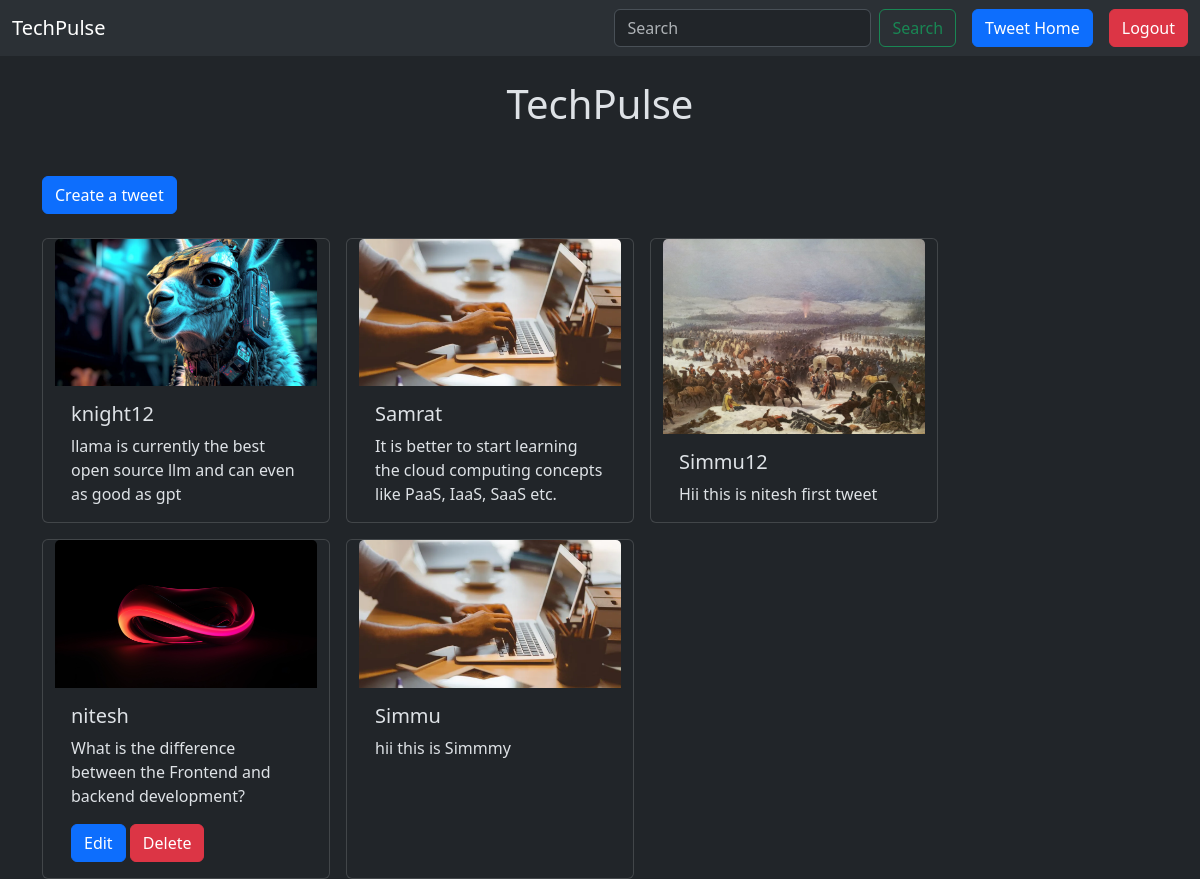
The page /tweet/ (signed in) on the database its author committed.
### tweet/models.py (models this page shows, shortened)
class Tweet(models.Model):
    user = models.ForeignKey(User, on_delete=models.CASCADE)
    text = models.TextField(max_length=230)
    photo = models.ImageField(upload_to='photos/', blank=True, null=True)
    created_at = models.DateTimeField(auto_now_add=True)
    updated_at = models.DateTimeField(auto_now=True)

### tweet/views.py (the view)
# urls.py: path('', views.tweet_list, name = 'tweet_list'),
def tweet_list(request):
    tweets = Tweet.objects.all().order_by('-created_at')
    return render(request, 'tweet_list.html', {'tweets': tweets})

### tweet/templates/tweet_list.html (shortened to what this page needs)
{% extends "layout.html" %}
{% block content %}
<h1 class="text-center m-4">TechPulse</h1>
<a class = "btn btn-primary my-4" href = "{% url 'tweet_create' %}">Create a tweet</a>
<div class="container row gap-3">
{% for tweet in tweets %}
<div class="card" style="width: 18rem;">
    <img src="{{tweet.photo.url}}" class="card-img-top" alt="...">
    <div class="card-body">
      <h5 class="card-title">{{tweet.user.username}}</h5>
      <p class="card-text">{{tweet.text}}</p>
      {% if tweet.user == user %}
      <a href="{% url 'tweet_edit' tweet.id %}" class="btn btn-primary">Edit</a>
      <a href="{% url 'tweet_delete' tweet.id %}" class="btn btn-danger">Delete</a>
      {% endif %}
    </div>
  </div>
{% endfor %}
</div>
{% endblock %}

### rows shown on the page
Tweet: photo (picture), user.username "knight12", text "llama is currently the best open source llm and can even as good as gpt"
Tweet: photo (picture), user.username "Samrat", text "It is better to start learning the cloud computing concepts like PaaS, IaaS, SaaS etc."
Tweet: photo (picture), user.username "Simmu12", text "Hii this is nitesh first tweet"
Tweet: photo (picture), user.username "nitesh", text "What is the difference between the Frontend and backend development?", shows "Edit"
Tweet: photo (picture), user.username "Simmu", text "hii this is Simmmy"
